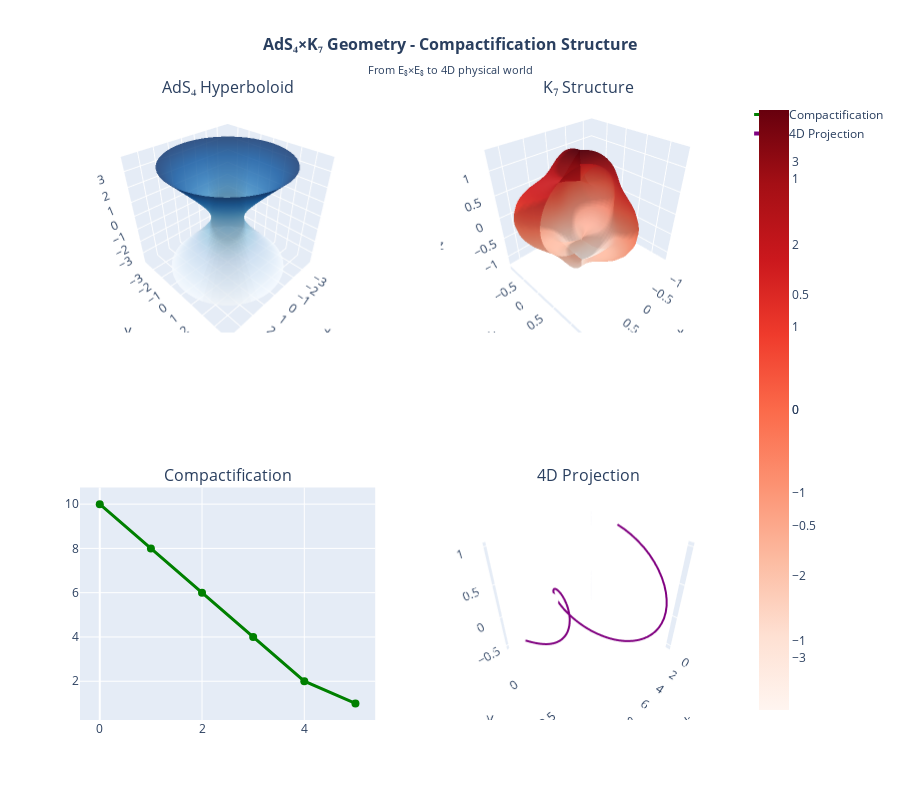

Notebook source saved alongside this figure:
### Markdown cell above
## Step 3: AdS₄×K₇ Geometry

The 4-dimensional Anti-de Sitter spacetime combined with the 7-dimensional K₇ manifold forms the compactification geometry that connects E₈×E₈ to the physical world.

### Code cell
# Visualize AdS4×K7 geometry
fig = make_subplots(
    rows=2, cols=2,
    subplot_titles=('AdS₄ Hyperboloid', 'K₇ Structure', 'Compactification', '4D Projection'),
    specs=[[{'type': 'surface'}, {'type': 'scatter3d'}],
           [{'type': 'scatter'}, {'type': 'scatter3d'}]]
)

# AdS4: Hyperboloid
u = np.linspace(-2, 2, 50)
v = np.linspace(0, 2*np.pi, 50)
U, V = np.meshgrid(u, v)
X = np.cosh(U) * np.cos(V)
Y = np.cosh(U) * np.sin(V)
Z = np.sinh(U)

fig.add_trace(
    go.Surface(x=X, y=Y, z=Z, colorscale='Blues', opacity=0.8, name='AdS₄'),
    row=1, col=1
)

# K7: Cohomological structure
theta = np.linspace(0, 2*np.pi, 50)
phi = np.linspace(0, np.pi, 50)
THETA, PHI = np.meshgrid(theta, phi)

# Sphere with deformations representing K7
R = 1 + 0.3 * np.sin(3*THETA) * np.cos(2*PHI)
K7_X = R * np.sin(PHI) * np.cos(THETA)
K7_Y = R * np.sin(PHI) * np.sin(THETA)
K7_Z = R * np.cos(PHI)

fig.add_trace(
    go.Surface(x=K7_X, y=K7_Y, z=K7_Z, colorscale='Reds', opacity=0.8, name='K₇'),
    row=1, col=2
)

# Compactification: Conceptual diagram
compact_x = [0, 1, 2, 3, 4, 5]
compact_y = [10, 8, 6, 4, 2, 1]
fig.add_trace(
    go.Scatter(x=compact_x, y=compact_y, mode='lines+markers', 
               line=dict(color='green', width=3), marker=dict(size=8), name='Compactification'),
    row=2, col=1
)

# Projection to 4D
t = np.linspace(0, 10, 100)
proj_x = t
proj_y = np.sin(t) * np.exp(-t/5)
proj_z = np.cos(t) * np.exp(-t/5)

fig.add_trace(
    go.Scatter3d(x=proj_x, y=proj_y, z=proj_z, mode='lines', 
                 line=dict(color='purple', width=4), name='4D Projection'),
    row=2, col=2
)

fig.update_layout(
    title=dict(
        text="<b>AdS₄×K₇ Geometry - Compactification Structure</b><br><sub>From E₈×E₈ to 4D physical world</sub>",
        x=0.5,
        font=dict(size=16)
    ),
    height=800,
    showlegend=True
)

fig.show()

print("AdS₄×K₇ Geometry:")
print("- AdS₄: Negative curvature spacetime")
print("- K₇: 7-dimensional Calabi-Yau manifold")
print("- Cohomology H*(K₇) = C¹ ⊕ C²¹ ⊕ C⁷⁷ = C⁹⁹")
print("- Projection: 11D → 4D (physical world)")

### Figure 1 — Plotly figure (JSON) as saved in the notebook; plotly's stock layout.template omitted (floating-point values rounded to 4 significant figures; data arrays with more than 128 entries replaced by an {"elided": "..."} marker saying what was removed)
{"data": [{"colorscale": [[0, "rgb(247,251,255)"], [0.125, "rgb(222,235,247)"], [0.25, "rgb(198,219,239)"], [0.375, "rgb(158,202,225)"], [0.5, "rgb(107,174,214)"], [0.625, "rgb(66,146,198)"], [0.75, "rgb(33,113,181)"], [0.875, "rgb(8,81,156)"], [1, "rgb(8,48,107)"]], "name": "AdS₄", "opacity": 0.8, "scene": "scene", "type": "surface", "x": {"elided": "50x50 float values"}, "y": {"elided": "50x50 float values"}, "z": {"elided": "50x50 float values"}}, {"colorscale": [[0, "rgb(255,245,240)"], [0.125, "rgb(254,224,210)"], [0.25, "rgb(252,187,161)"], [0.375, "rgb(252,146,114)"], [0.5, "rgb(251,106,74)"], [0.625, "rgb(239,59,44)"], [0.75, "rgb(203,24,29)"], [0.875, "rgb(165,15,21)"], [1, "rgb(103,0,13)"]], "name": "K₇", "opacity": 0.8, "scene": "scene2", "type": "surface", "x": {"elided": "50x50 float values"}, "y": {"elided": "50x50 float values"}, "z": {"elided": "50x50 float values"}}, {"line": {"color": "green", "width": 3}, "marker": {"size": 8}, "mode": "lines+markers", "name": "Compactification", "type": "scatter", "x": [0, 1, 2, 3, 4, 5], "xaxis": "x", "y": [10, 8, 6, 4, 2, 1], "yaxis": "y"}, {"line": {"color": "purple", "width": 4}, "mode": "lines", "name": "4D Projection", "scene": "scene3", "type": "scatter3d", "x": [0.0, 0.101, 0.202, 0.303, 0.404, 0.5051, 0.6061, 0.7071, 0.8081, 0.9091, 1.01, 1.111, 1.212, 1.313, 1.414, 1.515, 1.616, 1.717, 1.818, 1.919, 2.02, 2.121, 2.222, 2.323, 2.424, 2.525, 2.626, 2.727, 2.828, 2.929, 3.03, 3.131, 3.232, 3.333, 3.434, 3.535, 3.636, 3.737, 3.838, 3.939, 4.04, 4.141, 4.242, 4.343, 4.444, 4.545, 4.646, 4.747, 4.848, 4.949, 5.051, 5.152, 5.253, 5.354, 5.455, 5.556, 5.657, 5.758, 5.859, 5.96, 6.061, 6.162, 6.263, 6.364, 6.465, 6.566, 6.667, 6.768, 6.869, 6.97, 7.071, 7.172, 7.273, 7.374, 7.475, 7.576, 7.677, 7.778, 7.879, 7.98, 8.081, 8.182, 8.283, 8.384, 8.485, 8.586, 8.687, 8.788, 8.889, 8.99, 9.091, 9.192, 9.293, 9.394, 9.495, 9.596, 9.697, 9.798, 9.899, 10.0], "y": [0.0, 0.09882, 0.1927, 0.2809, 0.3626, 0.4374, 0.5046, 0.5639, 0.6151, 0.6578, 0.692, 0.7176, 0.7348, 0.7436, 0.7444, 0.7374, 0.7231, 0.7017, 0.674, 0.6403, 0.6013, 0.5576, 0.5099, 0.4587, 0.4048, 0.3488, 0.2915, 0.2333, 0.1751, 0.1173, 0.06058, 0.005495, -0.04747, -0.09784, -0.1452, -0.1892, -0.2294, -0.2657, -0.2978, -0.3256, -0.3488, -0.3675, -0.3817, -0.3913, -0.3964, -0.3973, -0.394, -0.3867, -0.3757, -0.3612, -0.3436, -0.323, -0.3, -0.2747, -0.2476, -0.2189, -0.1892, -0.1586, -0.1276, -0.09655, -0.06569, -0.03536, -0.005875, 0.02251, 0.04953, 0.07497, 0.09863, 0.1203, 0.1399, 0.1573, 0.1723, 0.1849, 0.1952, 0.203, 0.2083, 0.2113, 0.212, 0.2105, 0.2068, 0.2011, 0.1936, 0.1843, 0.1735, 0.1613, 0.148, 0.1336, 0.1184, 0.1026, 0.0863, 0.06978, 0.05319, 0.03671, 0.02049, 0.004711, -0.0105, -0.02499, -0.03866, -0.05138, -0.06306, -0.07363], "z": [1.0, 0.975, 0.9409, 0.8983, 0.8481, 0.7911, 0.7281, 0.66, 0.5878, 0.5123, 0.4345, 0.3553, 0.2755, 0.196, 0.1176, 0.04108, -0.03282, -0.1035, -0.1702, -0.2326, -0.29, -0.3422, -0.3888, -0.4294, -0.464, -0.4924, -0.5146, -0.5305, -0.5403, -0.5441, -0.5421, -0.5346, -0.5217, -0.504, -0.4817, -0.4554, -0.4253, -0.392, -0.3559, -0.3176, -0.2775, -0.2361, -0.1939, -0.1513, -0.1088, -0.06694, -0.02601, 0.01357, 0.05145, 0.08729, 0.1208, 0.1517, 0.1799, 0.205, 0.227, 0.2458, 0.2613, 0.2735, 0.2823, 0.2879, 0.2902, 0.2895, 0.2857, 0.2792, 0.27, 0.2583, 0.2445, 0.2286, 0.211, 0.1919, 0.1716, 0.1502, 0.1282, 0.1057, 0.08302, 0.06036, 0.03797, 0.01607, -0.005131, -0.02544, -0.04468, -0.06269, -0.07934, -0.0945, -0.1081, -0.12, -0.1302, -0.1387, -0.1453, -0.1502, -0.1534, -0.1548, -0.1545, -0.1527, -0.1494, -0.1446, -0.1385, -0.1312, -0.1229, -0.1136]}], "layout": {"annotations": [{"font": {"size": 16}, "showarrow": false, "text": "AdS₄ Hyperboloid", "x": 0.225, "xanchor": "center", "xref": "paper", "y": 1, "yanchor": "bottom", "yref": "paper"}, {"font": {"size": 16}, "showarrow": false, "text": "K₇ Structure", "x": 0.775, "xanchor": "center", "xref": "paper", "y": 1, "yanchor": "bottom", "yref": "paper"}, {"font": {"size": 16}, "showarrow": false, "text": "Compactification", "x": 0.225, "xanchor": "center", "xref": "paper", "y": 0.375, "yanchor": "bottom", "yref": "paper"}, {"font": {"size": 16}, "showarrow": false, "text": "4D Projection", "x": 0.775, "xanchor": "center", "xref": "paper", "y": 0.375, "yanchor": "bottom", "yref": "paper"}], "height": 800, "scene": {"domain": {"x": [0, 0.45], "y": [0.625, 1]}}, "scene2": {"domain": {"x": [0.55, 1], "y": [0.625, 1]}}, "scene3": {"domain": {"x": [0.55, 1], "y": [0, 0.375]}}, "showlegend": true, "title": {"font": {"size": 16}, "text": "<b>AdS₄×K₇ Geometry - Compactification Structure</b><br><sub>From E₈×E₈ to 4D physical world</sub>", "x": 0.5}, "xaxis": {"anchor": "y", "domain": [0, 0.45]}, "yaxis": {"anchor": "x", "domain": [0, 0.375]}}}
